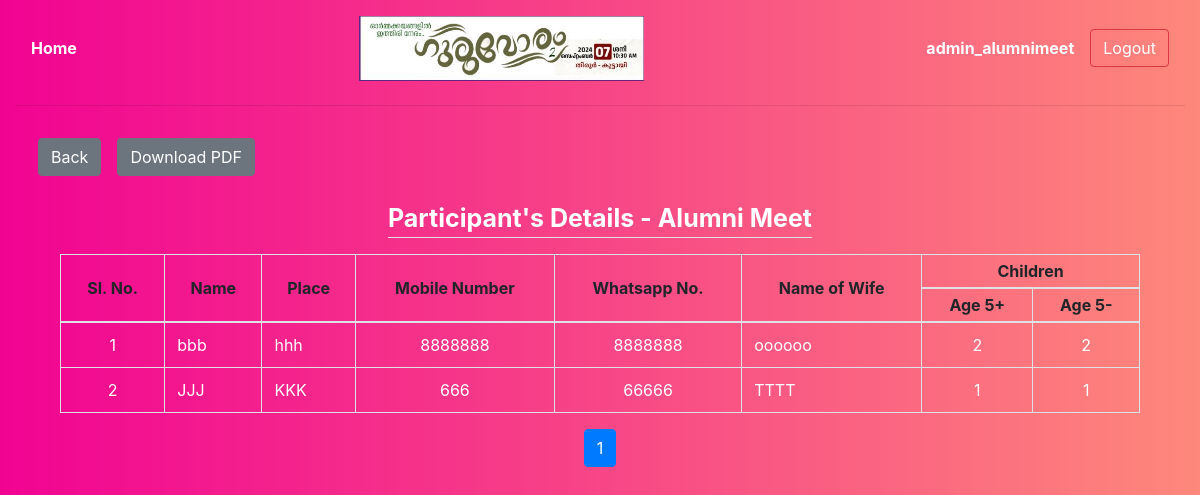
The page /participants_list/ (signed in) on the database as committed earlier.
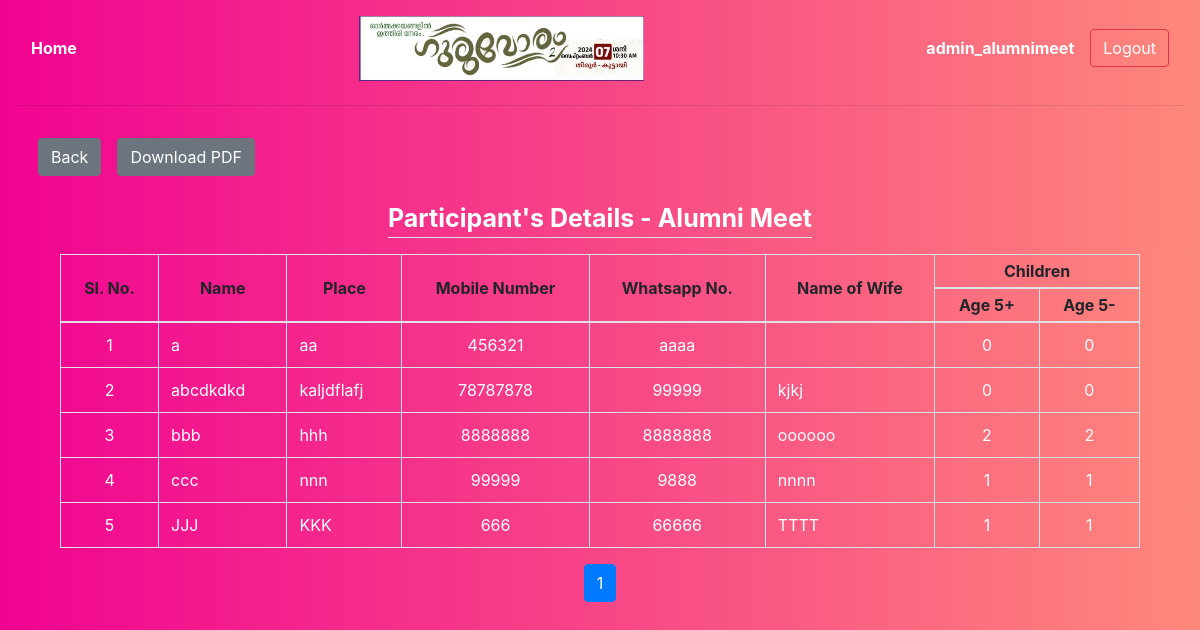
The same page on the database as committed later.
### register_app/models.py (models this page shows)
class Alumni(models.Model):
    name = models.CharField(max_length=100)
    place = models.CharField(max_length=100)
    mobile_number = models.CharField(max_length=15, unique=True)
    whatsapp_number = models.CharField(max_length=15)
    name_of_wife = models.CharField(max_length=15, blank=True, default=None)
    no_of_child_below_5 = models.IntegerField(default=0)
    no_of_child_above_5 = models.IntegerField(default=0)
    is_registered = models.BooleanField(default=False)
    class Meta:
        ordering = ['name']

### register_app/views.py (the view)
# urls.py: path('participants_list/', participants_list, name="participants_list"),
@login_required
def participants_list(request):
    participants = Alumni.objects.filter(is_registered=True).order_by(Lower('name'))
    paginator = Paginator(participants, 25)
    page_number = request.GET.get('page')
    page_obj = paginator.get_page(page_number)
    return render(request, 'alumni/participants_list.html', {'page_obj' : page_obj})

### templates/alumni/participants_list.html (shortened to what this page needs)
{% extends 'admin/base.html' %}
{% block content %}
    <div class="container">
        <div class="row justify-content-left mt-4">
            <div class="m-2">
                <a class="btn btn-secondary" href="{% url 'alumni' %}">Back</a>
            </div>
            <div class="m-2">
                <a class="btn btn-secondary" href="{% url 'export_pdf_participants' %}">Download PDF</a>
            </div>
        </div>
        <main class="col-md-12">
            <div class="row justify-content-center">
                <div class="m-3 table-heading text-center text-white font-weight-bold border-bottom" style="font-size: 25px; line-height: 1.5;">
                    Participant's Details - Alumni Meet
                </div>
            </div>
            <div class="table-responsive sticky-header">
                <table class="table table-hover table-bordered">
                    <thead>
                        <tr style="text-align: center;">
                            <th class="align-middle" style="line-height: 1;" rowspan="2">Sl. No.</th>
                            <th class="align-middle" style="line-height: 1;" rowspan="2">Name</th>
                            <th class="align-middle" style="line-height: 1;" rowspan="2">Place</th>
                            <th class="align-middle" style="line-height: 1;" rowspan="2">Mobile Number</th>
                            <th class="align-middle" style="line-height: 1;" rowspan="2">Whatsapp No.</th>
                            <th class="align-middle" style="line-height: 1;" rowspan="2">Name of Wife</th>
                            <th class="align-middle" style="line-height: .5;" colspan="2">Children</th>
                        </tr>
                        <tr style="text-align: center;">
                            <th style="line-height: .5;">Age 5+ </th>
                            <th style="line-height: .5;">Age 5- </th>
                        </tr>
                    </thead>
                    <tbody>
                        {% for p in page_obj %}
                            <tr class="text-white">
                                <td class="text-center">{{ forloop.counter0|add:page_obj.start_index }}</td>
                                <td>{{ p.name }}</td>
                                <td>{{ p.place }}</td>
                                <td class="text-center">{{ p.mobile_number }}</td>
                                <td class="text-center">{{ p.whatsapp_number }}</td>
                                <td>{{ p.name_of_wife }}</td>
                                <td class="text-center">{{ p.no_of_child_below_5 }}</td>
                                <td class="text-center">{{ p.no_of_child_above_5 }}</td>
                        {% empty %}
                            <tr>
                                <td colspan="11" class="text-center text-white"><strong>No alumni found.</strong></td>
                            </tr>
                        {% endfor %}
                    </tbody>
                </table>
            </div>
            <div class="d-flex justify-content-center">
                <nav aria-label="Page navigation">
                    <ul class="pagination">
                        {% for num in page_obj.paginator.page_range %}
                            <li class="page-item {% if page_obj.number == num %}active{% endif %}">
                                <a class="page-link" href="?page={{ num }}">{{ num }}</a>
                            </li>
                        {% endfor %}
                    </ul>
                </nav>
            </div>
        </main>
    </div>
{% endblock %}

Rows that differ between the two databases and show on the page:
now on this page (row edited): Alumni: name "a", place "aa", mobile_number "456321", whatsapp_number "aaaa", no_of_child_below_5 "0", no_of_child_above_5 "0"
added Alumni: name "abcdkdkd", place "kaljdflafj", mobile_number "78787878", whatsapp_number "99999", name_of_wife "kjkj", no_of_child_below_5 "0", no_of_child_above_5 "0"
now on this page (row edited): Alumni: name "ccc", place "nnn", mobile_number "99999", whatsapp_number "9888", name_of_wife "nnnn", no_of_child_below_5 "1", no_of_child_above_5 "1"
